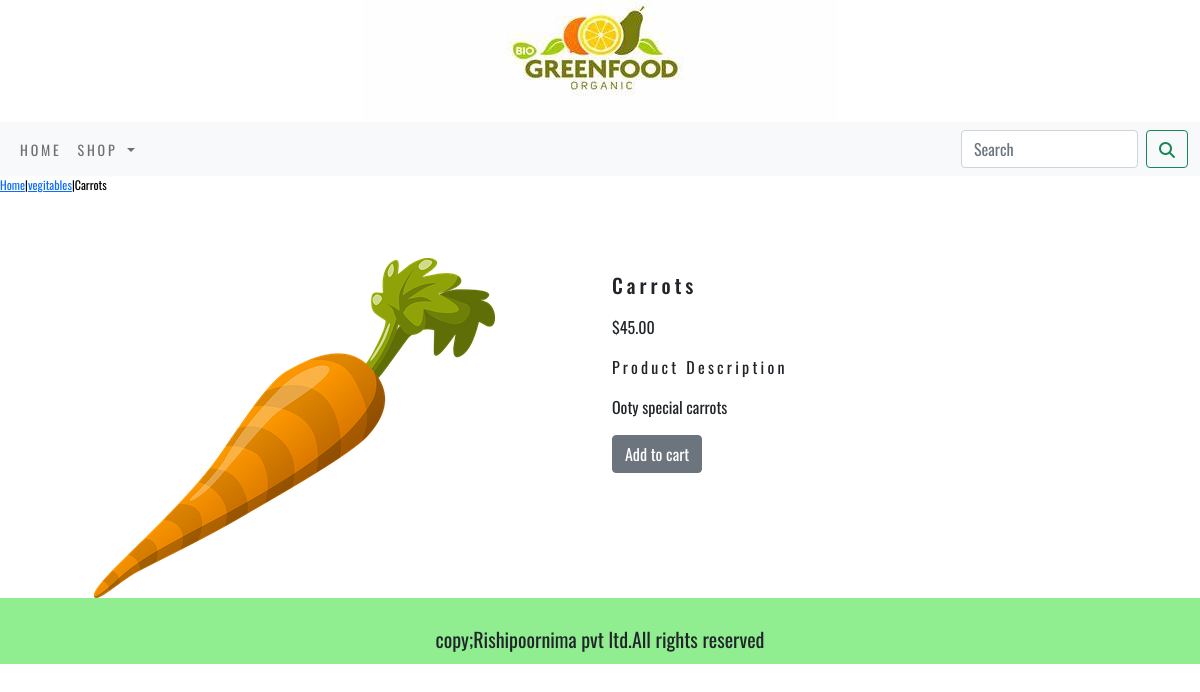
Screenshot of /ecomerseapp/vegitables/carrots/ with the database file from the repository.
### ecomerseapp/models.py (models this page shows, shortened)
class product(models.Model):
    name = models.CharField(max_length=250,unique=True)
    slug = models.SlugField(max_length=250,unique=True)
    description = models.TextField(blank=True)
    price = models.DecimalField(max_digits=10,decimal_places=2)
    category = models.ForeignKey(category,on_delete=models.CASCADE)
    image = models.ImageField(upload_to="product",blank=True)
    stock=models.IntegerField()
    available = models.BooleanField(default=True)
    created=models.DateTimeField(auto_now_add=True)
    updated = models.DateTimeField(auto_now=True)
    class Meta:
        ordering =('name',)
        verbose_name='product'
        verbose_name_plural='products'

class category(models.Model):
    name =models.CharField(max_length=250,unique=True)
    slug =models.SlugField(max_length=250,unique=True)
    description =models.TextField(blank=True)
    image =models.ImageField(upload_to="category",blank=True)
    class Meta:
        ordering =('name',)
        verbose_name ='category'
        verbose_name_plural ='categories'
    def get_url(self):
        return reverse('ecomerseapp:product_by_category',args=[self.slug])
    def __str__(self):
        return '{}'.format(self.name)

### ecomerseapp/views.py (the view)
# urls.py: path("<slug:c_slug>/<slug:p_slug>/", views.prodetail, name='productcatdetail')
def prodetail(request,c_slug,p_slug):
    try:
        Product = product.objects.get(category__slug=c_slug,slug=p_slug)
    except Exception as e:
        raise e
    return render(request,'product.html',{'Product':Product})

### cart/context_processors.py (called while the page is built)
def counter(request):
    item_count=0
    if 'admin' in request.path:
        return {}
    else:
        try:
            cart=Cart.objects.filter(cart_id =_cart_id(request))
            car_items = CartItem.objects.all().filter(cart=cart[:1])
            for cart_item in car_items:
             item_count += cart_item.quantity
        except Cart.DoesNotExist:
            item_count=0
    return  dict(item_count=item_count)

### cart/views.py (called while the page is built)
def _cart_id(request):
    cart = request.session.session_key
    if not cart:
        cart = request.session.create()
    return cart

### ecomerseapp/context_processors.py (called while the page is built)
def menu_links(request):
    links = category.objects.all()
    return dict(links=links)

### templates/product.html (shortened to what this page needs)
{%extends 'base.html' %}
{% load static %}
{% block content %}
    <div class="row my_prod_row_class">
        <div class="mx-auto">
            <p><a href="{% url 'ecomerseapp:allprodcat' %}">Home</a>|<a href="{{Product.category.get_url}}">{{Product.category}}</a>|{{Product.name}}</p>
        </div>
        <div class="container mt-4 ">
   <br>
    <div class="row gy-4">
        <div class="col-md-12 col-sm-12 col-md-12 col-lg-6 text-center">
        <div style="min-width:18rem;">
             <img src="{{Product.image.url}}" alt="{{Product.name}}">
        </div>
        </div>
            <div class="col-12 col-sm-12 col-md-12 col-lg-6">
                <div>
                   <h1 class=" my_prod_title">{{Product.name}}</h1>
                    <p>${{Product.price}}</p>
                   <p class="my_title">Product Description</p>
                   <p class="text-justify my_prod_text">{{Product.description}}</p>
                  {% if Product.stock <= 0 %}
                    <p class="text-justify my_prod_text"><b>Out of stock</b></p>
                  {% else %}
                   <a class="btn btn-secondary" href="{% url 'cart:add_cart' Product.id %}">Add to cart</a>
                   {% endif %}
                </div>
            </div>
</div>
 </div>
    </div>
{% endblock %}

### static/css/custom.css (style rules this page uses)
body { font-family: 'Oswald', sans-serif; }
.my_title { font-size:16px; text_transform:uppercase; letter-spacing:.2em; }
.my_prod_row_class { padding_top:15px; padding_bottom:20px; }
.my_prod_row_class .mx-auto { color:#000; font-size:12px; text-decoration:none; }
.my_prod_title { font-size:20px; text_transform:uppercase; letter-spacing:.2em; padding-top:15px; padding-bottom:10px; }
.my_prod_text { padding-right:20px; }

### rows the page displays
product: category "vegitables", name "Carrots", image (picture), price "45.00", description "Ooty special carrots"
